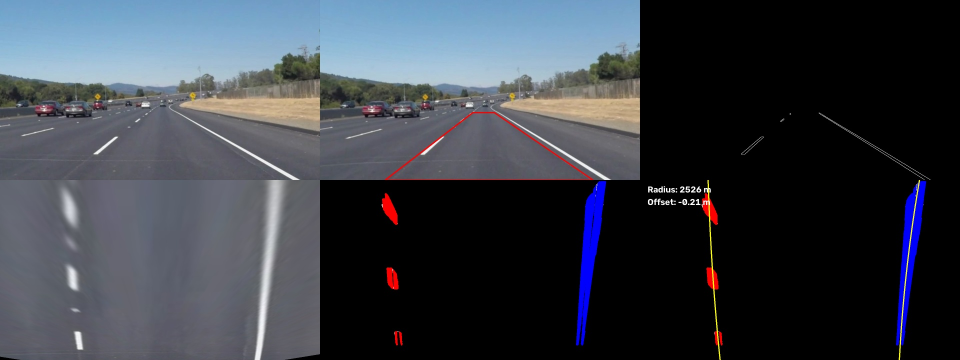
#> input picture Zadatak/examples/solidWhiteCurve_diagnostics.jpg, 1920 x 720 px (shown at 1/2 size)
$ python -i pipeline.py   (imports and definitions only)
#> lines starting #> are read from the running program, lines starting #| are printed output that depends on the picture; after the words box and inside, x2 and y2 are one past the last pixel; in counts of white or black regions, pixels touching at a corner belong together
#> further down, picture is the input picture: shape (720, 1920, 3); mean B, G, R 71, 62.4, 57.8
import glob
import os
import sys
import numpy as np
import cv2 as cv

BASE_DIR = os.path.dirname(os.path.abspath(__file__))
CALIB_DIR = os.path.join(BASE_DIR, "camera_cal")
IMG_DIR = os.path.join(BASE_DIR, "test_images")
OUT_DIR = os.path.join(BASE_DIR, "examples")
OUT_VIDEO_DIR = os.path.join(BASE_DIR, "output_videos")
CALIB_FILE = os.path.join(CALIB_DIR, "calib.npz")

CHESSBOARD_PATTERNS = [(9, 6), (9, 5), (6, 5), (7, 6), (9, 4), (8, 6), (5, 6)]

ROI = np.array([[(100, 720), (540, 430), (760, 430), (1200, 720)]], dtype=np.int32)
SRC = np.float32([[611, 450], [697, 450], [1092, 720], [260, 720]])
DST = np.float32([[300, 0], [980, 0], [980, 720], [300, 720]])

YELLOW_LOWER = np.array([15, 80, 90])
YELLOW_UPPER = np.array([35, 255, 255])
WHITE_LOWER = np.array([0, 0, 200])
WHITE_UPPER = np.array([180, 40, 255])
CANNY_LOW, CANNY_HIGH = 100, 170

HOUGH_THRESHOLD, HOUGH_MIN_LENGTH, HOUGH_MAX_GAP = 30, 30, 40
LEFT_LIMIT, RIGHT_LIMIT, BOTTOM_LIMIT = 80, 1200, 660
LANE_TOLERANCE = 150

MIN_POINTS = 10
MIN_SPAN = 0.3
MAX_RESIDUAL = 50
LANE_WIDTH_PX = 680

MIN_LANE_PX, MAX_LANE_PX = 450, 950
N_SMOOTH = 5
SHOW_VIDEO_TILES = False

YM_PER_PIX = 30 / 720
XM_PER_PIX = 3.7 / 680

FONT = cv.FONT_HERSHEY_SIMPLEX


# [52 lines left out: functions read_image, calibrate, load_calibration, undistort, not called in this run]


def find_edges(img):
    hsv = cv.cvtColor(img, cv.COLOR_BGR2HSV)
#> hsv: shape (720, 1920, 3); mean H, S, V 54.5, 31.3, 73.6
    yellow = cv.inRange(hsv, YELLOW_LOWER, YELLOW_UPPER)
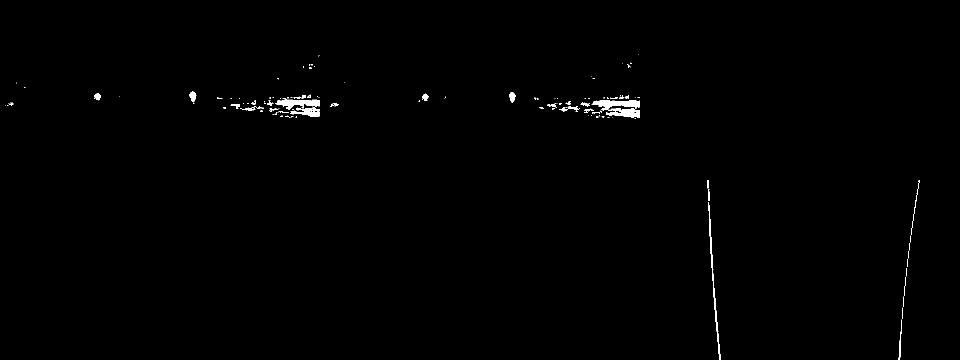
#> yellow: shape (720, 1920) (shown at 1/2 size); 0.54% white; 134 white regions (91 under 20 px), largest, box (x1, y1, x2, y2) and area: (1183, 200, 1279, 236) 1933, (550, 199, 639, 220) 995, (1416, 404, 1442, 720) 883
    white = cv.inRange(hsv, WHITE_LOWER, WHITE_UPPER)
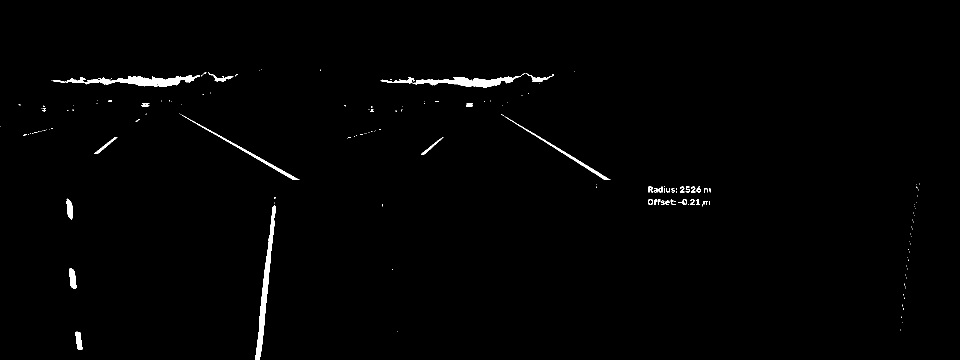
#> white: shape (720, 1920) (shown at 1/2 size); 1% white; 172 white regions (136 under 20 px), largest, box (x1, y1, x2, y2) and area: (105, 150, 400, 174) 2829, (510, 411, 552, 720) 2818, (761, 152, 1041, 175) 2607
    colorMask = cv.bitwise_or(yellow, white)
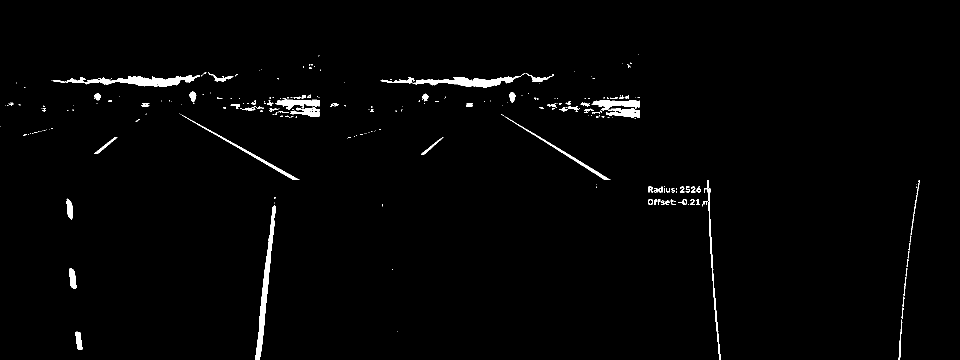
#> colorMask: shape (720, 1920) (shown at 1/2 size); 1.5% white; 264 white regions (189 under 20 px), largest, box (x1, y1, x2, y2) and area: (105, 150, 400, 174) 2829, (510, 411, 552, 720) 2818, (761, 152, 1041, 175) 2607
    filtered = cv.bitwise_and(img, img, mask=colorMask)
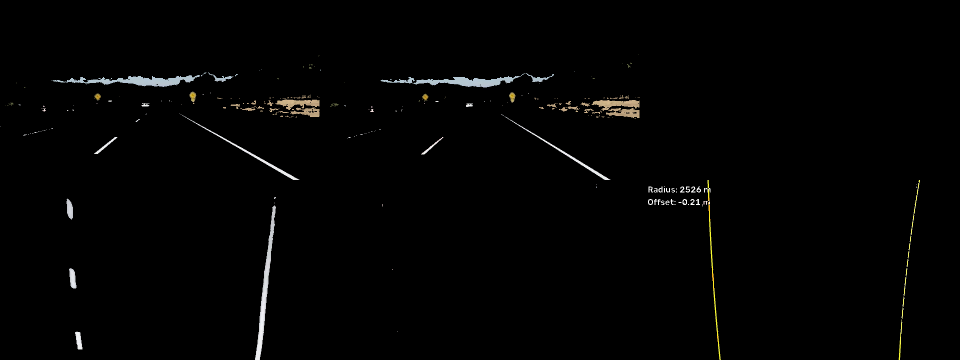
#> filtered: shape (720, 1920, 3) (shown at 1/2 size); mean B, G, R 2.8, 3.1, 3.1

    gray = cv.cvtColor(filtered, cv.COLOR_BGR2GRAY)
    blur = cv.GaussianBlur(gray, (5, 5), 0)
    edges = cv.Canny(blur, CANNY_LOW, CANNY_HIGH, apertureSize=3)
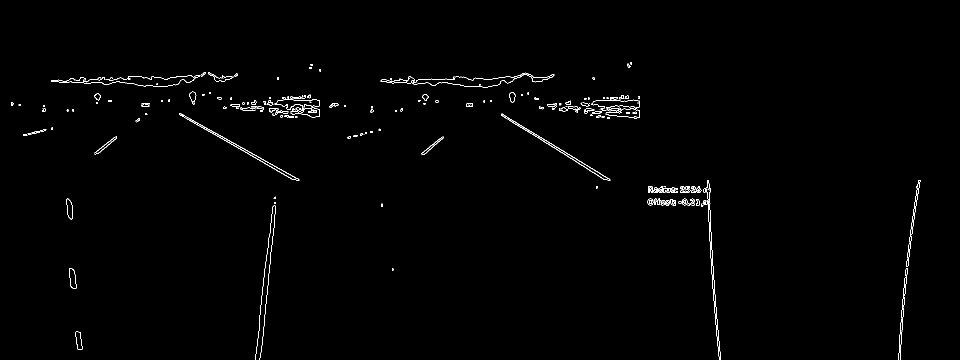
#> edges: shape (720, 1920) (shown at 1/2 size); 0.76% white in thin lines or dots, all inside (x1, y1, x2, y2) = (22, 125, 1841, 720)

    roiMask = np.zeros(edges.shape[:2], dtype="uint8")
    cv.fillPoly(roiMask, ROI, 255)
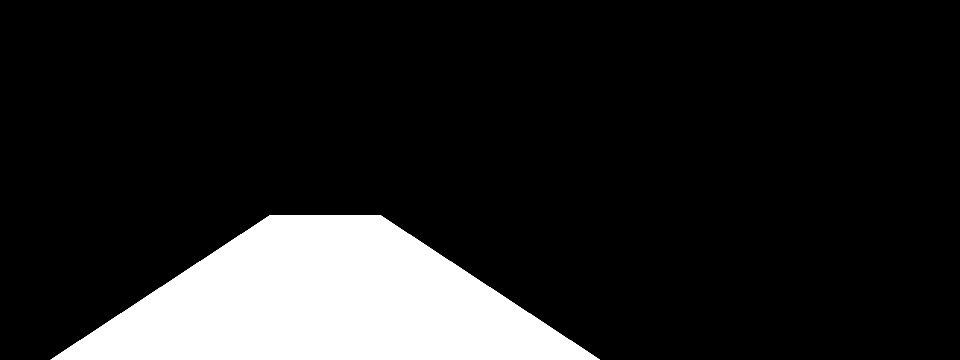
#> roiMask: shape (720, 1920) (shown at 1/2 size); 13.9% white; 1 white region, box (x1, y1, x2, y2) and area: (101, 430, 1200, 720) 191550
    return cv.bitwise_and(edges, edges, mask=roiMask)
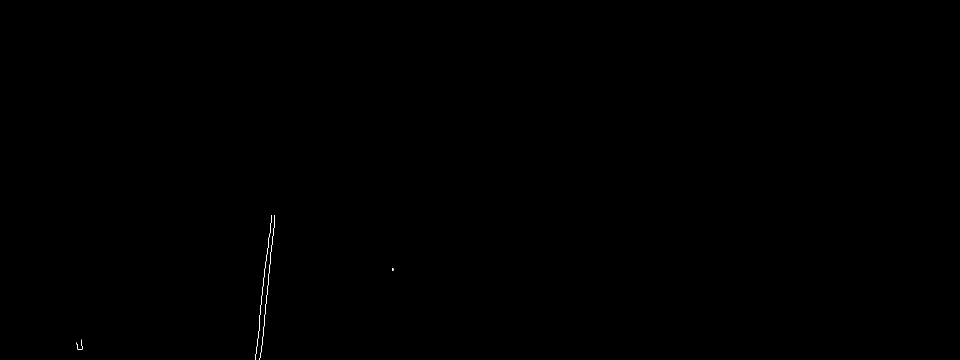
#> returned value: shape (720, 1920) (shown at 1/2 size); 0.05% white in thin lines or dots, all inside (x1, y1, x2, y2) = (153, 430, 787, 720)


# [257 lines left out: functions warper, find_lane_points, fit_line, fit_lanes, measure, draw_lane and 5 more, not called in this run]


# [2 lines not run here, left out]

>>> import cv2
>>> picture = cv2.imread('examples/solidWhiteCurve_diagnostics.jpg')
>>> result = find_edges(picture)
